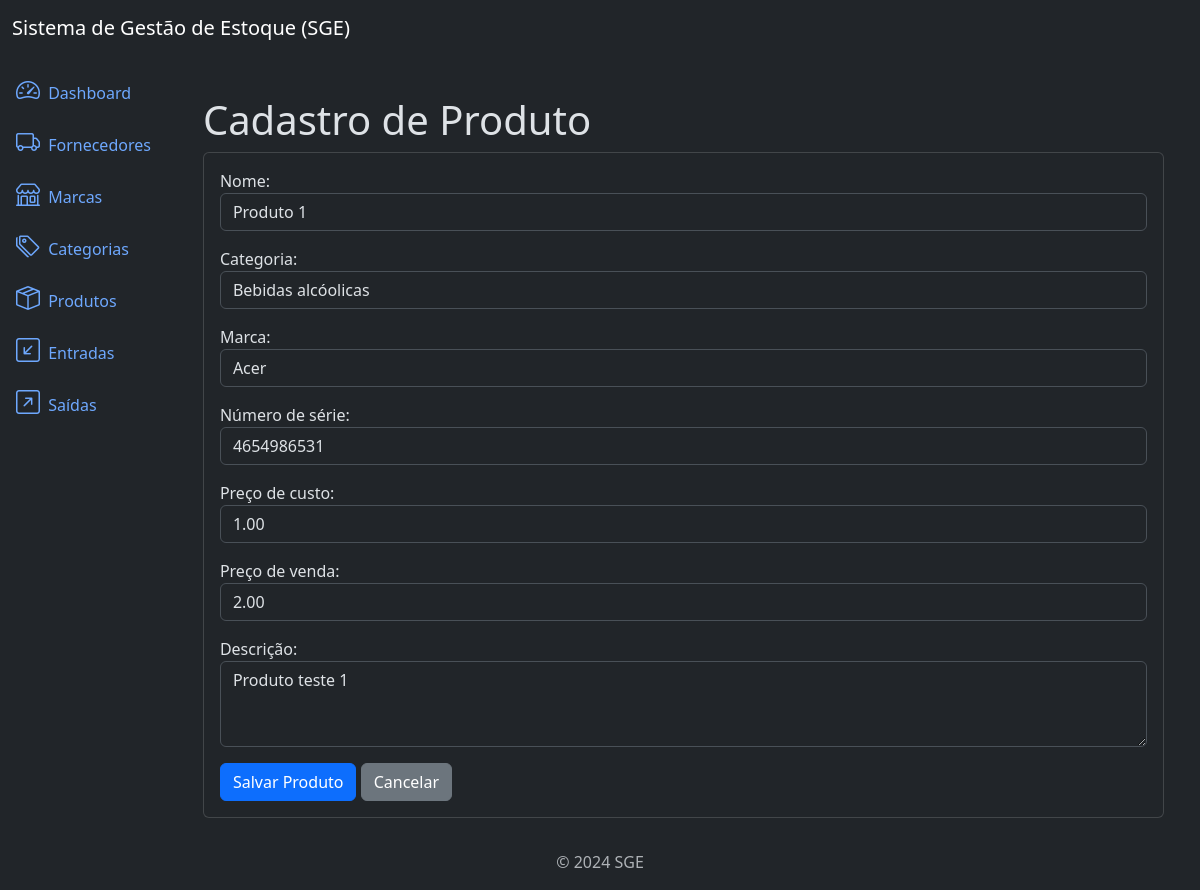
Before: /products/4/update/ with the older database file.
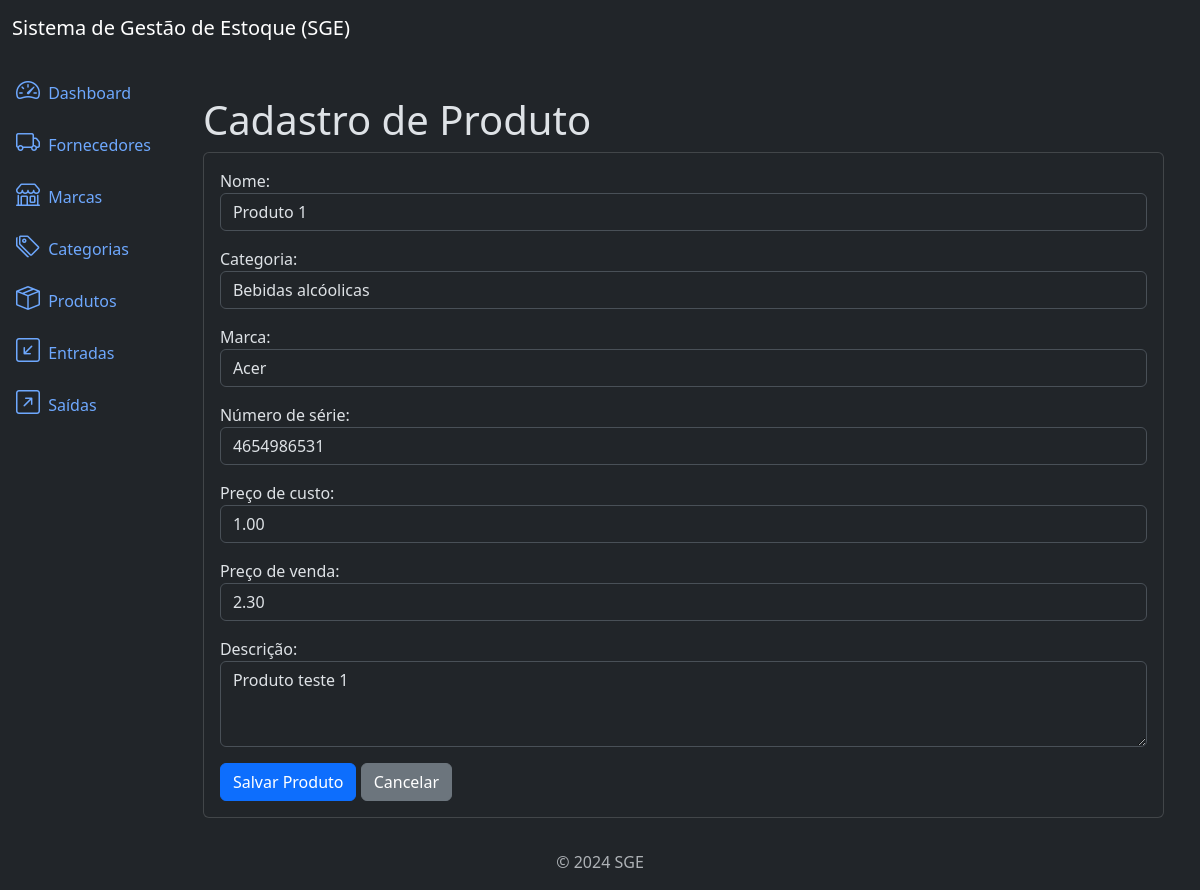
After: the same page with the newer database file.
### products/models.py (models this page shows, shortened)
class Product(models.Model):
    title = models.CharField(max_length=400)
    category = models.ForeignKey(Category, on_delete=models.PROTECT,
                related_name='products')
    brand = models.ForeignKey(Brand, on_delete=models.PROTECT,
            related_name='products')
    description = models.TextField(max_length=10000, blank=True, null=True)
    serie_number = models.CharField(max_length=200, null=True, blank=True)
    cost_price = models.DecimalField(max_digits=20, decimal_places=2)
    selling_price = models.DecimalField(max_digits=20, decimal_places=2)
    quantity = models.IntegerField(default=0)
    created_at = models.DateTimeField(auto_now_add=True)
    updated_at = models.DateTimeField(auto_now=True)
    class Meta:
        ordering = ['title']

### products/views.py (the view)
# urls.py: path('products/<int:pk>/update/', views.ProductUpdate.as_view(), \
class ProductUpdate(UpdateView):
    model = models.Product
    template_name = 'product_create.html'
    form_class = forms.ProductForm
    success_url = reverse_lazy('product_list')
    context_object_name = 'update'

### products/forms.py
class ProductForm(forms.ModelForm):
    class Meta:
        model = models.Product
        fields = ['title', 'category', 'brand', 'serie_number', 'cost_price', \
                  'selling_price', 'description']
        widgets = {
            'title':forms.TextInput({'class':'form-control'}),
            'category':forms.Select({'class':'form-control'}),
            'brand':forms.Select({'class':'form-control'}),
            'serie_number':forms.TextInput({'class':'form-control'}),
            'cost_price':forms.NumberInput({'class':'form-control'}),
            'selling_price':forms.NumberInput({'class':'form-control'}),
            'description':forms.Textarea({'class':'form-control', 'rows':3,}),
        }
        labels = {
            'title':'Nome',
            'category':'Categoria',
            'brand':'Marca',
            'serie_number':'Número de série',
            'cost_price':'Preço de custo',
            'selling_price':'Preço de venda',
            'description':'Descrição',
        }

### brands/models.py (called while the page is built)
    def __str__(self):
        return self.name

### category/models.py (called while the page is built)
    def __str__(self):
        return self.name

### products/templates/product_create.html (shortened to what this page needs)
{% extends "base.html" %}
{% block content %}
<div class='container mt-4'>
    {% if update.name %}
        <h3 class='display-6'>Edição de Produto</h3>
    {% else %}
        <h3 class='display-6'>Cadastro de Produto</h3>
    {% endif %}
    <div class='card'>
        <div class='card-body'>
            <form method="post" class='form'>
                {{ form.as_p }}
                <button type="submit" class='btn btn-primary'>Salvar Produto</button>
                <a href="{% url "product_list" %}" class='btn btn-secondary '>
                Cancelar
                </a>
            </form>
        </div>
    </div>
</div>
{% endblock content %}

Changed rows visible on the page:
changed Product "Produto 1": selling_price "2.00" → "2.30"
